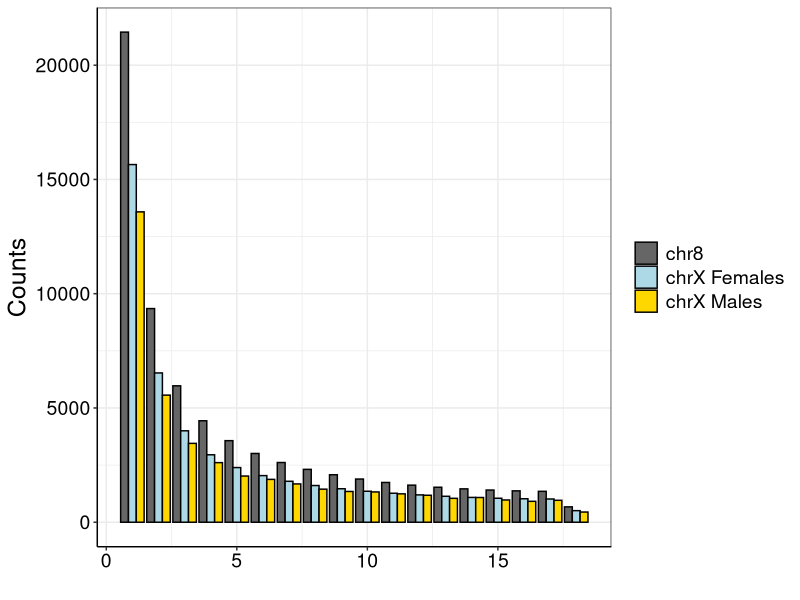

Here is the R script that generated this plot:
library(ggplot2)
library(ggpubr)

chr8_labels = rep("chr8", 18)
female_labels = rep("chrX Females", 18)
male_labels = rep("chrX Males", 18)

dat = data.frame(Bins = c(1, 2, 3, 4, 5, 6, 7, 8, 9, 10, 11, 12, 13, 14, 15, 16, 17, 18), Counts=c(21446.69727614205, 9349.686898578557, 5969.48493816625, 4439.873384940814, 3569.451327457855, 3009.17179504345, 2613.271066995873, 2313.468072772218, 2077.685677808519, 1889.867532698215, 1740.471754197876, 1622.647233457915, 1530.865075212979, 1460.674089417163, 1408.831525414207, 1373.207706455185, 1352.421601312946, 672.7995862642485, 15651.5517327103, 6533.260849007543, 4000.922433337113, 2951.149067875618, 2392.32366773181, 2040.31124206564, 1791.4062921717, 1606.302125757627, 1465.20311011423, 1355.647476072807, 1268.557423511563, 1196.552866391428, 1135.501093976001, 1085.642650679327, 1049.310105122403, 1027.183559119234, 1016.679221436713, 506.9062637696446, 13581, 5562, 3451, 2608, 2021, 1875, 1676, 1447, 1346, 1325, 1242, 1180, 1046, 1082, 974, 915, 960, 446), category = c(chr8_labels, female_labels, male_labels))

dat$category = as.character(dat$category)
dat$category = factor(dat$category, levels = unique(dat$category))
png("/scratch/tphung3/Turkana_Demography/05_generate_sfs/plots/compare_empirical_chr8_chrX.females.males.png", width = 9, height = 5, units = 'in', res = 300)
ggplot(data=dat, aes(x=Bins, y=Counts, fill=category)) + 
  theme_bw() +
  geom_bar(stat = "identity", position=position_dodge(), colour="black") + 
  scale_fill_manual(values=c("gray40", "lightblue", "gold")) + 
  theme(axis.text.x = element_text(size=14, colour="black"), axis.text.y = element_text(size=14, colour = "black"), axis.title.y = element_text(size=18), axis.line=element_line(colour = "black"),plot.title = element_text(hjust = 0.5, size=18), legend.title = element_blank(), panel.background = element_blank(), legend.text = element_text(size=14), legend.spacing.x = unit(0.15, 'cm')) +
  labs(y="Counts", x="")
dev.off()